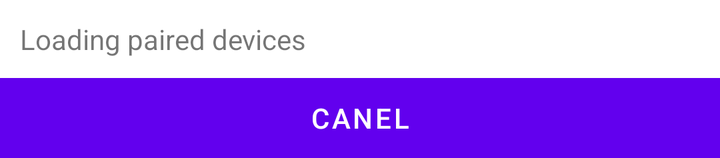
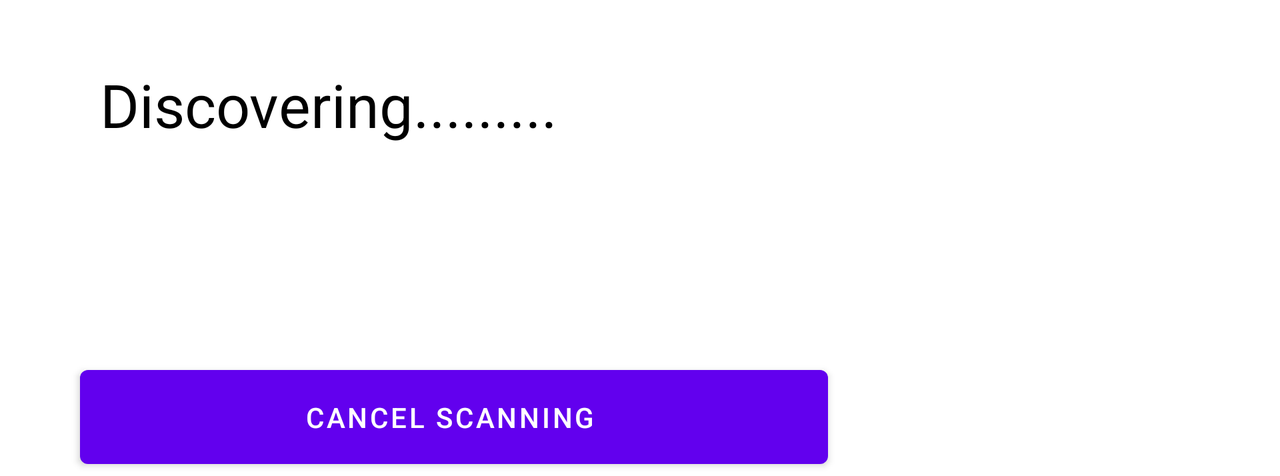

An Android layout and its configuration variant, each rendered on a device that would load it. The default file and the variant file are quoted in full after the pictures.
<!-- AndroidManifest.xml: application theme Theme.Bluetooth_Chat_Application -->
<!-- res/layout/dialog_demo.xml -->
<?xml version="1.0" encoding="utf-8"?>
<RelativeLayout
    xmlns:android="http://schemas.android.com/apk/res/android"
    android:layout_width="match_parent"
    android:layout_height="wrap_content">

    <TextView
        android:id="@+id/dialog_info"
        android:layout_width="match_parent"
        android:layout_height="wrap_content"
        android:padding="10dp"
        android:text="@string/dialog_text"/>

    <LinearLayout
        android:layout_width="match_parent"
        android:layout_height="40dp"
        android:layout_below="@id/dialog_info">


        <Button
            android:id="@+id/dialog_ok"
            android:layout_width="0dp"
            android:layout_height="match_parent"
            android:layout_weight="0.50"
            android:background="@color/round_button_color"
            android:text="Canel"/>
    </LinearLayout>
</RelativeLayout>
<!-- resources referenced by this layout -->
<resources>
  <color name="round_button_color">#D3D3D3</color>
  <string name="dialog_text">Loading paired devices</string>
  <style name="Theme.Bluetooth_Chat_Application" parent="Theme.MaterialComponents.DayNight.NoActionBar">
          
          <item name="colorPrimary">@color/purple_500</item>
          <item name="colorPrimaryVariant">@color/purple_700</item>
          <item name="colorOnPrimary">@color/white</item>
          
          <item name="colorSecondary">@color/teal_200</item>
          <item name="colorSecondaryVariant">@color/teal_700</item>
          <item name="colorOnSecondary">@color/black</item>
          
          <item name="android:statusBarColor" tools:targetApi="l">@color/background</item>
          
      </style>
  <color name="purple_500">#FF6200EE</color>
  <color name="purple_700">#FF3700B3</color>
  <color name="white">#FFFFFFFF</color>
  <color name="teal_200">#FF03DAC5</color>
  <color name="teal_700">#FF018786</color>
  <color name="black">#FF000000</color>
  <color name="background">#5F7FAA</color>
</resources>
<!-- res/layout-land/dialog_demo.xml (the repository's variant of the layout above) -->
<!-- drawn on the phone turned sideways -->
<?xml version="1.0" encoding="utf-8"?>
<LinearLayout xmlns:android="http://schemas.android.com/apk/res/android"
    xmlns:app="http://schemas.android.com/apk/res-auto"
    xmlns:tools="http://schemas.android.com/tools"
    android:id="@+id/relativeLayout"
    android:layout_width="fill_parent"
    android:layout_height="wrap_content"
    android:orientation="vertical">

    <TextView
        android:id="@+id/textView2"
        android:layout_width="438dp"
        android:layout_height="40dp"
        android:layout_marginLeft="50dp"
        android:layout_marginTop="32dp"
        android:layout_marginRight="40dp"
        android:layout_marginBottom="7dp"
        android:text="@string/dialog_title"
        android:textColor="@color/black"
        android:textSize="30sp"
        app:layout_constraintEnd_toEndOf="parent"
        app:layout_constraintStart_toStartOf="parent"
        app:layout_constraintTop_toTopOf="parent" />

    <ListView
        android:id="@+id/newdevices"
        android:layout_width="match_parent"
        android:layout_height="99dp" />

    <Button
        android:id="@+id/scancancel"
        android:layout_width="374dp"
        android:layout_height="59dp"
        android:layout_marginLeft="40dp"
        android:layout_marginTop="1dp"
        android:layout_marginRight="50dp"
        android:paddingRight="20dp"
        android:text="Cancel Scanning" />
</LinearLayout>
<!-- resources referenced by the variant -->
<!-- as the phone turned sideways resolves them -->
<resources>
  <color name="black">#FF000000</color>
  <string name="dialog_title">Discovering.........</string>
  <style name="Theme.Bluetooth_Chat_Application" parent="Theme.MaterialComponents.DayNight.NoActionBar">
          
          <item name="colorPrimary">@color/purple_500</item>
          <item name="colorPrimaryVariant">@color/purple_700</item>
          <item name="colorOnPrimary">@color/white</item>
          
          <item name="colorSecondary">@color/teal_200</item>
          <item name="colorSecondaryVariant">@color/teal_700</item>
          <item name="colorOnSecondary">@color/black</item>
          
          <item name="android:statusBarColor" tools:targetApi="l">@color/background</item>
          
      </style>
  <color name="purple_500">#FF6200EE</color>
  <color name="purple_700">#FF3700B3</color>
  <color name="white">#FFFFFFFF</color>
  <color name="teal_200">#FF03DAC5</color>
  <color name="teal_700">#FF018786</color>
  <color name="background">#5F7FAA</color>
</resources>
